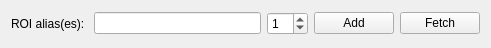
<?xml version="1.0" encoding="UTF-8"?>
<ui version="4.0">
 <class>ROIToolWidget</class>
 <widget class="QWidget" name="ROIToolWidget">
  <property name="geometry">
   <rect>
    <x>0</x>
    <y>0</y>
    <width>491</width>
    <height>48</height>
   </rect>
  </property>
  <property name="maximumSize">
   <size>
    <width>16777215</width>
    <height>48</height>
   </size>
  </property>
  <property name="windowTitle">
   <string>Form</string>
  </property>
  <layout class="QGridLayout" name="gridLayout">
   <item row="0" column="0">
    <layout class="QHBoxLayout" name="horizontalLayout">
     <item>
      <widget class="QLabel" name="toolLabel">
       <property name="toolTip">
        <string>ROI alias or aliases related to sardana experimental channels</string>
       </property>
       <property name="text">
        <string>ROI alias(es): </string>
       </property>
      </widget>
     </item>
     <item>
      <widget class="QLineEdit" name="labelROILineEdit">
       <property name="toolTip">
        <string>coordinate info display for the mouse pointer</string>
       </property>
      </widget>
     </item>
     <item>
      <widget class="QSpinBox" name="roiSpinBox">
       <property name="toolTip">
        <string>number of ROIs to add, -1 means remove ROI aliases from sardana</string>
       </property>
       <property name="minimum">
        <number>-1</number>
       </property>
       <property name="value">
        <number>1</number>
       </property>
      </widget>
     </item>
     <item>
      <widget class="QPushButton" name="applyROIPushButton">
       <property name="toolTip">
        <string>add ROI aliases to the Door environment as well as to Active MntGrp</string>
       </property>
       <property name="text">
        <string>Add</string>
       </property>
      </widget>
     </item>
     <item>
      <widget class="QPushButton" name="fetchROIPushButton">
       <property name="toolTip">
        <string>fetch ROI aliases from the Door environment</string>
       </property>
       <property name="text">
        <string>Fetch</string>
       </property>
      </widget>
     </item>
    </layout>
   </item>
  </layout>
 </widget>
 <resources/>
 <connections/>
</ui>
